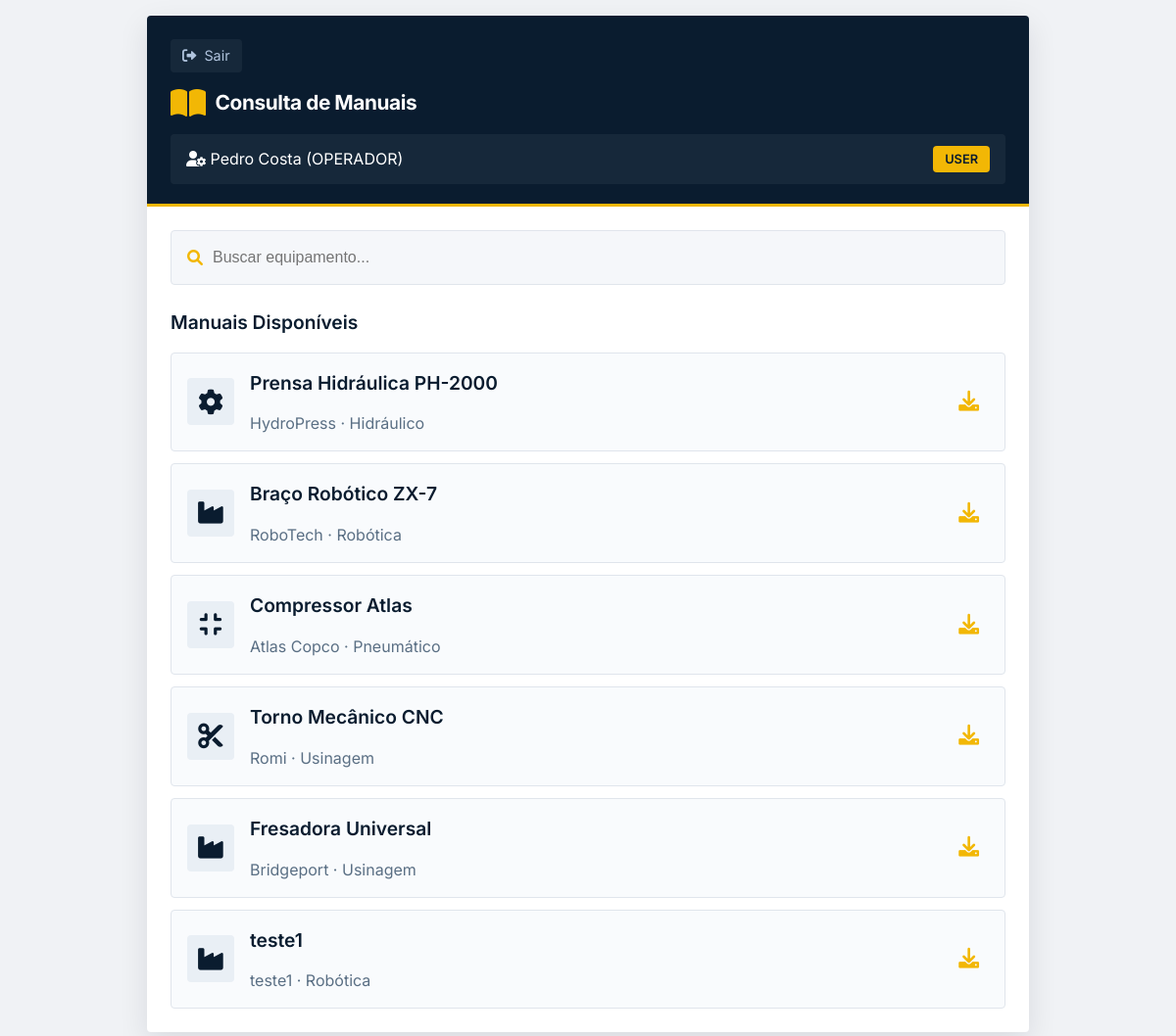
/modulo/leitura/template (signed in), run on an earlier commit of the app's database.
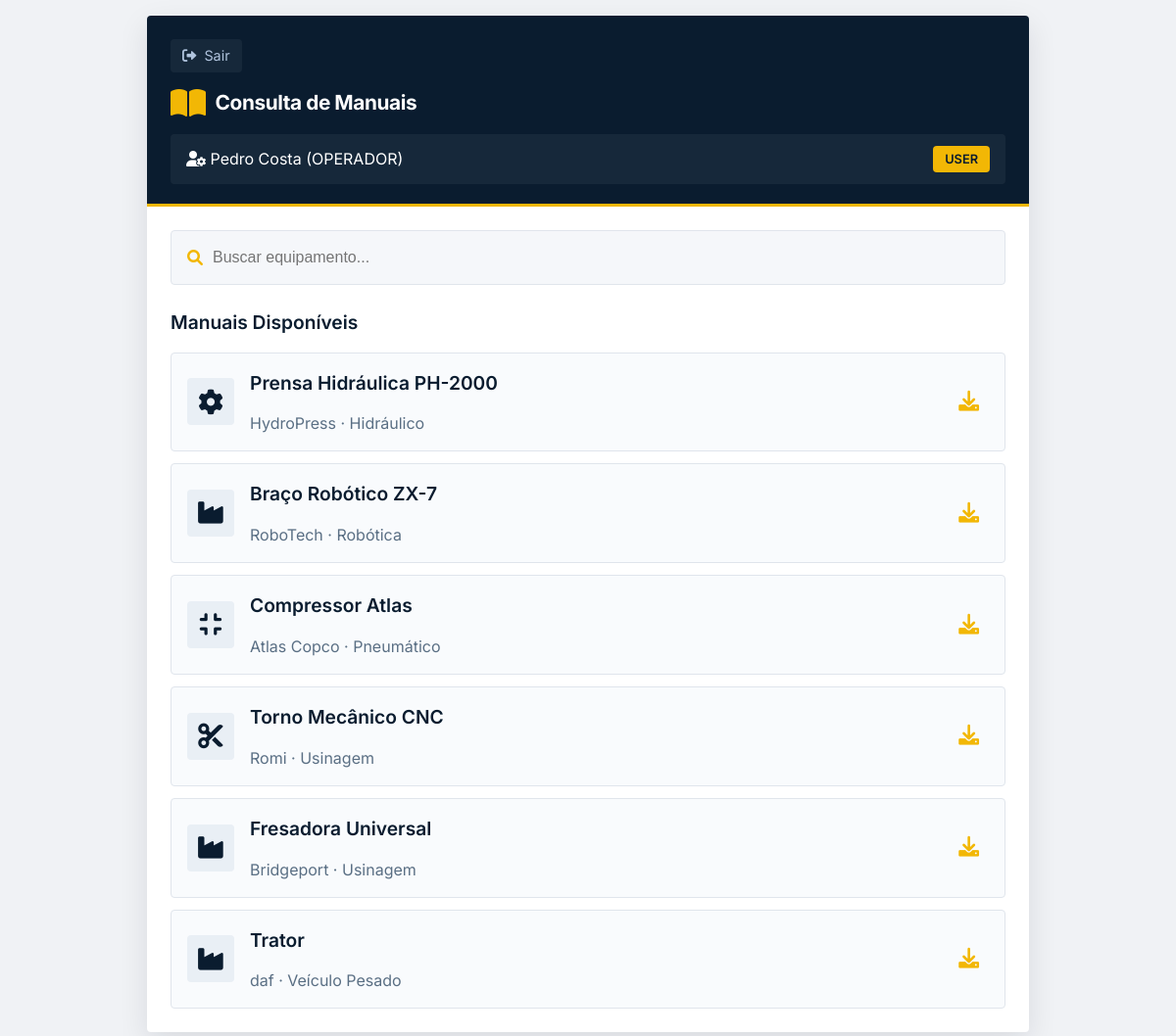
And on a later commit of the database.
### app.py (models this page shows, shortened)
class Usuario(db.Model):
    __tablename__ = 'usuarios'
    id = db.Column(db.Integer, primary_key=True)
    nome = db.Column(db.String(100), nullable=False)
    login = db.Column(db.String(50), unique=True, nullable=False)
    senha = db.Column(db.String(100), nullable=False)
    perfil = db.Column(db.String(20), nullable=False)  # 'manutentor', 'pcm', 'operador'
    modulo_acesso = db.Column(db.String(50))  # 'leitura', 'checklist', 'corretivas', 'todos'

class Equipamento(db.Model):
    __tablename__ = 'equipamentos'
    id = db.Column(db.Integer, primary_key=True)
    nome = db.Column(db.String(100), nullable=False)
    modelo = db.Column(db.String(50))
    fabricante = db.Column(db.String(100))
    tipo = db.Column(db.String(50))
    manual_pdf = db.Column(db.String(200))
    data_cadastro = db.Column(db.DateTime, default=datetime.utcnow)

### app.py (the view)
@app.route('/modulo/leitura/template')
@login_required
def template_leitura():
    usuario = Usuario.query.get(session['usuario_id'])
    equipamentos = Equipamento.query.all()
    return render_template('modulo_leitura.html', usuario=usuario, equipamentos=equipamentos)

### app.py (called while the page is built)
def login_required(f):
    @wraps(f)
    def decorated_function(*args, **kwargs):
        if 'usuario_id' not in session:
            return redirect(url_for('index'))
        return f(*args, **kwargs)
    return decorated_function

### templates/modulo_leitura.html (shortened to what this page needs)
<!DOCTYPE html>
<html lang="pt-BR">
<head>
    <link rel="stylesheet" href="https://cdnjs.cloudflare.com/ajax/libs/font-awesome/6.0.0-beta3/css/all.min.css">
    <link rel="stylesheet" href="{{ url_for('static', filename='css/modulo_leitura.css') }}">
</head>
<body>
<div class="app-container">
    <div class="screen">
        <div class="header-aguia">
            <div class="back-button" onclick="window.location.href='/'">
                <i class="fas fa-sign-out-alt"></i> Sair
            </div>
            <div class="header-logo" style="font-size:1.3rem;">
                <i class="fas fa-book-open"></i> Consulta de Manuais
            </div>
            <div class="user-info">
                <span><i class="fas fa-user-cog"></i> {{ usuario.nome }} ({{ usuario.perfil|upper }})</span>
                <span class="badge">{% if usuario.perfil == 'pcm' %}ADM{% else %}USER{% endif %}</span>
            </div>
        </div>
        <div class="content-padded">
            <div class="search-box">
                <i class="fas fa-search"></i>
                <input type="text" placeholder="Buscar equipamento..." id="searchInput" onkeyup="filtrarEquipamentos()">
            </div>
            <h3>Manuais Disponíveis</h3>
            <div class="card-list" id="equipamentosList">
                {% for equipamento in equipamentos %}
                <div class="card-item equipamento-item" data-nome="{{ equipamento.nome|lower }} {{ equipamento.modelo|lower }} {{ equipamento.fabricante|lower }}">
                    <div class="card-icon">
                        {% if 'prensa' in equipamento.nome|lower %}
                        <i class="fas fa-cog"></i>
                        {% elif 'robô' in equipamento.nome|lower or 'robot' in equipamento.nome|lower %}
                        <i class="fas fa-robot"></i>
                        {% elif 'compressor' in equipamento.nome|lower %}
                        <i class="fas fa-compress"></i>
                        {% elif 'torno' in equipamento.nome|lower %}
                        <i class="fas fa-cut"></i>
                        {% else %}
                        <i class="fas fa-industry"></i>
                        {% endif %}
                    </div>
                    <div>
                        <h3>{{ equipamento.nome }}</h3>
                        <p style="color:#5a6f84;">{{ equipamento.fabricante }} · {{ equipamento.tipo }}</p>
                    </div>
                    <i class="fas fa-download download-btn" onclick="baixarManual({{ equipamento.id }})" title="Baixar manual"></i>
                </div>
                {% endfor %}
            </div>
        </div>
    </div>
</div>
</body>
</html>

### static/css/modulo_leitura.css (style rules this page uses)
* { margin: 0; padding: 0; box-sizing: border-box; }
body { font-family: 'Inter', sans-serif; background: #f0f2f5; color: #1a2a3a; line-height: 1.5; min-height: 100vh; padding: 16px; }
.app-container { max-width: 900px; width: 100%; margin: 0 auto; }
.screen { background: white; border-radius: 4px; box-shadow: 0 10px 30px rgba(0, 20, 40, 0.1); overflow: hidden; }
.header-aguia { background: #0a1c2f; color: white; padding: 24px 24px 20px 24px; border-bottom: 3px solid #f2b705; }
.header-logo { display: flex; align-items: center; gap: 10px; font-weight: 700; font-size: 1.5rem; letter-spacing: -0.02em; margin-bottom: 4px; }
.header-logo i { font-size: 2rem; color: #f2b705; }
.back-button { display: inline-flex; align-items: center; gap: 8px; color: #b0c4de; font-size: 0.9rem; margin-bottom: 15px; cursor: pointer; padding: 6px 12px; background: rgba(255,255,255,0.05); border-radius: 4px; width: fit-content; transition: 0.2s; }
.user-info { background: rgba(255,255,255,0.05); padding: 12px 16px; border-radius: 4px; margin-top: 16px; display: flex; align-items: center; justify-content: space-between; }
.badge { background: #f2b705; color: #0a1c2f; padding: 4px 12px; border-radius: 4px; font-weight: 600; font-size: 0.8rem; }
.content-padded { padding: 24px; }
h3 { font-size: 1.2rem; font-weight: 600; color: #0a1c2f; margin-bottom: 15px; }
.search-box { background: #f5f7fa; border-radius: 4px; padding: 4px 16px; display: flex; align-items: center; margin-bottom: 24px; border: 1px solid #e0e5ec; }
.search-box i { color: #f2b705; }
.search-box input { border: none; background: transparent; padding: 14px 10px; width: 100%; font-size: 1rem; }
.card-list { display: flex; flex-direction: column; gap: 12px; margin-top: 16px; }
.card-item { background: #f9fbfd; border: 1px solid #e0e5ec; border-radius: 4px; padding: 16px; display: flex; align-items: center; gap: 16px; }
.card-icon { width: 48px; height: 48px; background: #e9eff5; border-radius: 4px; display: flex; align-items: center; justify-content: center; color: #0a1c2f; font-size: 1.6rem; }
.download-btn { margin-left: auto; color: #f2b705; font-size: 1.3rem; cursor: pointer; padding: 10px; }

What changed in the data, as far as the page shows it:
removed Equipamento: nome "teste1", fabricante "teste1", tipo "Robótica"
added Equipamento: nome "Trator", fabricante "daf", tipo "Veículo Pesado"
